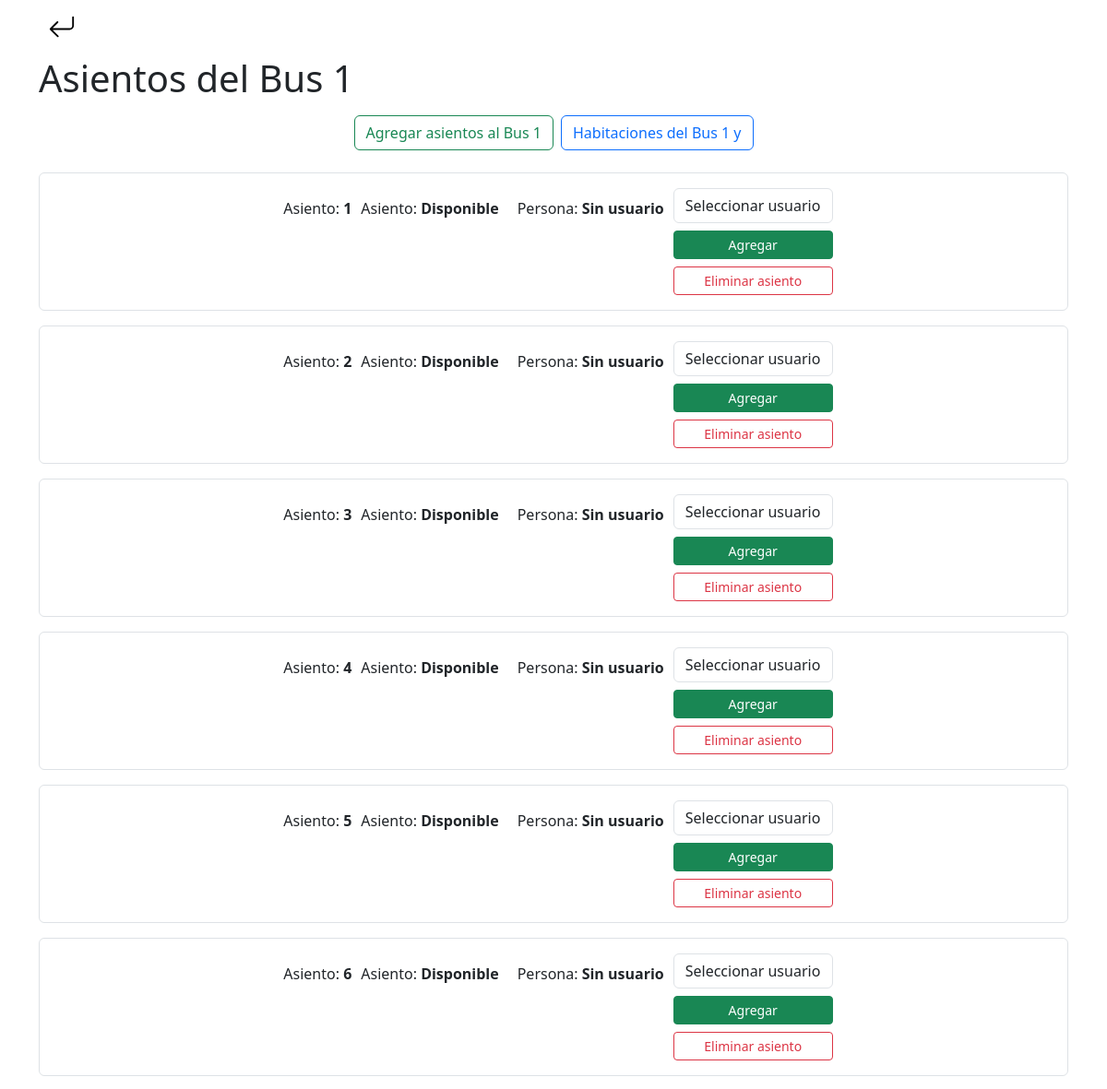
Page /view_bus/1/ (signed in, upper part) on the earlier database version.
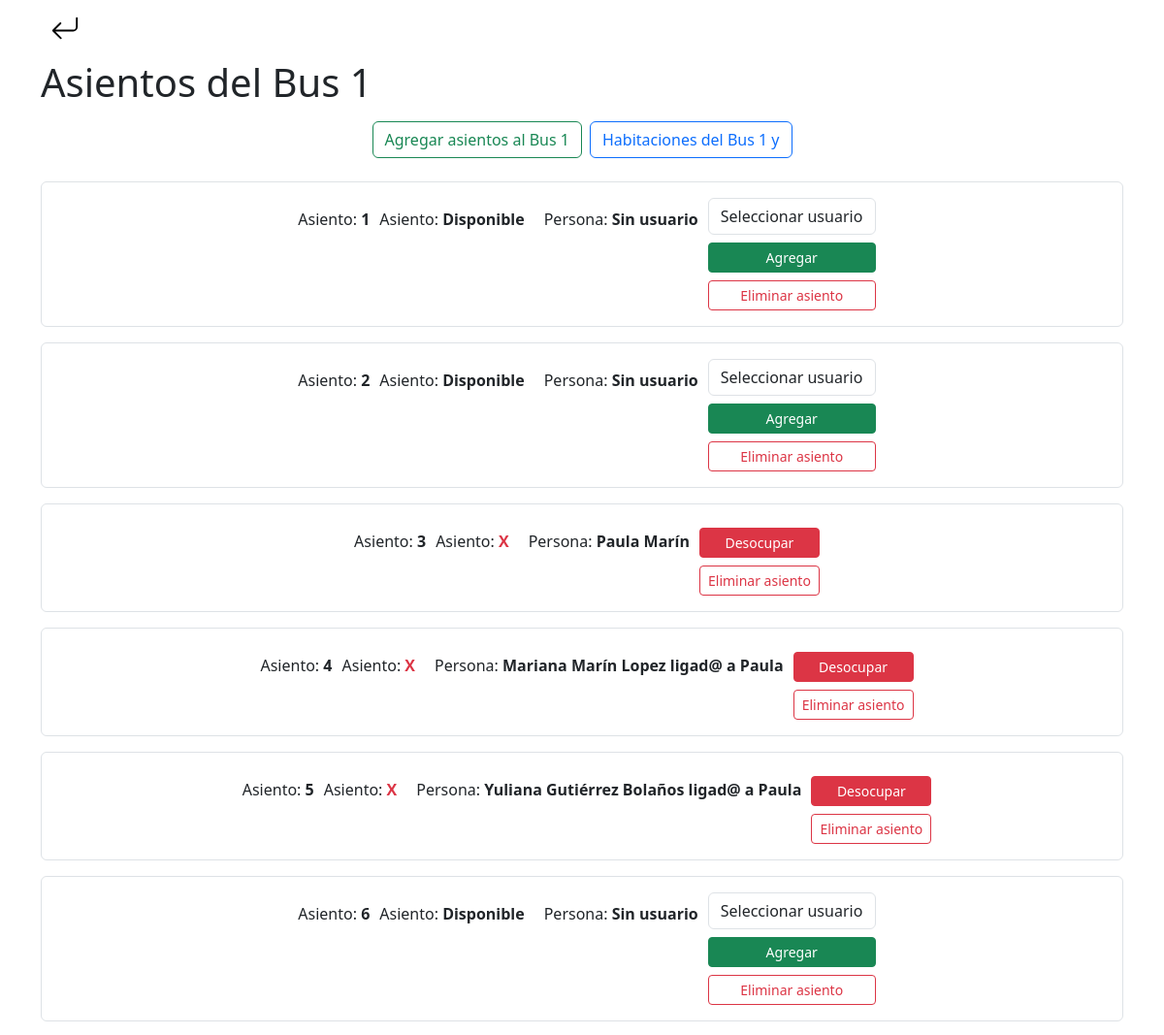
Same page on the later database version.
### pageLogin/models.py (models this page shows, shortened)
class Asiento(models.Model):
    bus = models.ForeignKey(Bus, on_delete=models.CASCADE)
    numero = models.IntegerField(null=False)
    estado = models.CharField(
        max_length=100,
        choices=[('disponible', 'Disponible'), ('reservado', 'Reservado')],
        default='disponible'
    )
    user = models.ForeignKey(User, on_delete=models.SET_NULL, null=True, blank=True)
    companion = models.ForeignKey(Companions, on_delete=models.SET_NULL, null=True, blank=True)
    companion_name = models.CharField(max_length=100, null=True, blank=True)
    class Meta:
        verbose_name = 'Asiento'
        verbose_name_plural = 'Asientos'
        unique_together = ('bus', 'numero')

class Companions(models.Model):
    user = models.ForeignKey(User, on_delete=models.CASCADE, related_name='companions')
    name = models.CharField(max_length=100)
    class Meta:
        verbose_name = 'Companion'
        verbose_name_plural = 'Companions'

### Panel_Admin/views.py (the view)
# urls.py: path('view_bus/<int:bus_id>/', viewBus.as_view(), name='ViewBus'),
class viewBus(LoginRequiredMixin, View):
    login_url = '/'
    def get(self, request, bus_id):
        bus = Bus.objects.get(id=bus_id)
        seats = Asiento.objects.filter(bus=bus).order_by('numero')
        more_info = UserMoreInformation.objects.filter(bus=bus)
        users = User.objects.filter(id__in=more_info.values('user_id'))
        companions = Companions.objects.filter(user__in=users)
        reserved_users_ids = Asiento.objects.filter(bus=bus, user__isnull=False).values_list('user_id', flat=True).distinct()
        reserved_companion_ids = Asiento.objects.filter(bus=bus, companion__isnull=False).values_list('companion_id', flat=True).distinct()
        available_users = users.exclude(id__in=reserved_users_ids)
        available_companions = companions.exclude(id__in=reserved_companion_ids)
        return render(request, 'viewBus.html', {
            'seats': seats,
            'bus': bus,
            'users': available_users,
            'companions': available_companions
        })

### templates/viewBus.html (shortened to what this page needs)
{% extends 'PanelAdmin.html' %}
{% load static %}
{% load pwa %}
{% block content %}
<section class="bus">
    <section class="back">
        <div class="container">
            <a href="{% url 'Admin' %}">
            </a>
        </div>
    </section>
    <div class="container">
        <h1 class="mt-3">Asientos del {{ bus.nombre }}</h1>
        <div class="buttons-row my-3 d-flex flex-wrap justify-content-center">
            <a href="{% url 'AddSeats' bus.id %}" class="btn btn-outline-success ss mx-1 mb-2">Agregar asientos al {{ bus.nombre }}</a>
            <a href="{% url 'ViewRooms' bus.id %}" class="btn btn-outline-primary mx-1 mb-2">Habitaciones del {{ bus.nombre }} y {{ bus_2.nombre }}</a>
        </div>
        {% for seat in seats %}
            <div class="info-row mb-3 p-3 border rounded w-100">
                <p style="margin-left: 10px; margin-right: 0px;"><span>Asiento:</span> <span style="font-weight: bold;">{{ seat.numero }}</span></p>
                {% if seat.estado == 'reservado' %}
                    <p>Asiento: <span style="font-weight: bold;" class="text-danger">X</span></p>
                {% else %}
                    <p>Asiento: <span style="font-weight: bold;">Disponible</span></p>
                {% endif %}
                {% if seat.user == None %}
                    {% if seat.companion == None %}
                        <p>Persona: <span style="font-weight: bold;">Sin usuario</span></p>
                        <form action="{% url 'DefineSeat' seat.id %}" method="post">
                            <div class="form-group">
                                <select name="user" id="user" required class="form-control mb-2">
                                    <option value="0">Seleccionar usuario</option>
                                </select>
                                <div class="d-flex flex-column">
                                    <button type="submit" class="btn btn-success btn-sm">Agregar</button>
                            </div>
                        </form>
                            <form action="{% url 'DeleteSeat' seat.id bus.id %}" method="post" class="mt-2">
                                <button type="submit" class="btn btn-outline-danger btn-sm w-100">Eliminar asiento</button>
                            </form>
                        </div>
                    {% endif %}
                {% endif %}
                {% if seat.user != None %}
                    {% if seat.companion != None %}
                        <p>Persona: <span style="font-weight: bold;">{{ seat.companion_name }} ligad@ a {{ seat.companion.user }}</span></p>
                        <div class="d-flex flex-column">
                            <form action="{% url 'makeAvailable' seat.id %}" method="post" class="mt-2">
                                <button type="submit" class="btn btn-danger btn-sm w-100">Desocupar</button>
                            </form>
                            <form action="{% url 'DeleteSeat' seat.id bus.id %}" method="post" class="mt-2">
                                <button type="submit" class="btn btn-outline-danger btn-sm w-100">Eliminar asiento</button>
                            </form>
                        </div>
                    {% else %}
                        <p>Persona: <span style="font-weight: bold;">{{ seat.user.first_name }} {{ seat.user.last_name }}</span></p>
                        <div class="d-flex flex-column">
                            <form action="{% url 'makeAvailable' seat.id %}" method="post" class="mt-2">
                                <button type="submit" class="btn btn-danger btn-sm w-100">Desocupar</button>
                            </form>
                            <form action="{% url 'DeleteSeat' seat.id bus.id %}" method="post" class="mt-2">
                                <button type="submit" class="btn btn-outline-danger btn-sm w-100">Eliminar asiento</button>
                            </form>
                        </div>
                    {% endif %}
                {% endif %}
            </div>
        {% endfor %}
</section>
{% endblock %}

Differences in the rows shown:
changed Asiento: user.first_name (not shown) → "Paula"; user.last_name (not shown) → "Marín"; user "Seleccionar usuario" → (not shown); estado "Disponible" → "X"; user_id "Sin usuario Agregar" → "Desocupar"
changed Asiento: companion_name (not shown) → "Mariana Marín Lopez"; companion.user (not shown) → "Paula"; user "Seleccionar usuario" → (not shown); estado "Disponible" → "X"; user_id "Sin usuario Agregar" → "ligad@ a Desocupar"
changed Asiento: companion_name (not shown) → "Yuliana Gutiérrez Bolaños"; companion.user (not shown) → "Paula"; user "Seleccionar usuario" → (not shown); estado "Disponible" → "X"; user_id "Sin usuario Agregar" → "ligad@ a Desocupar"
